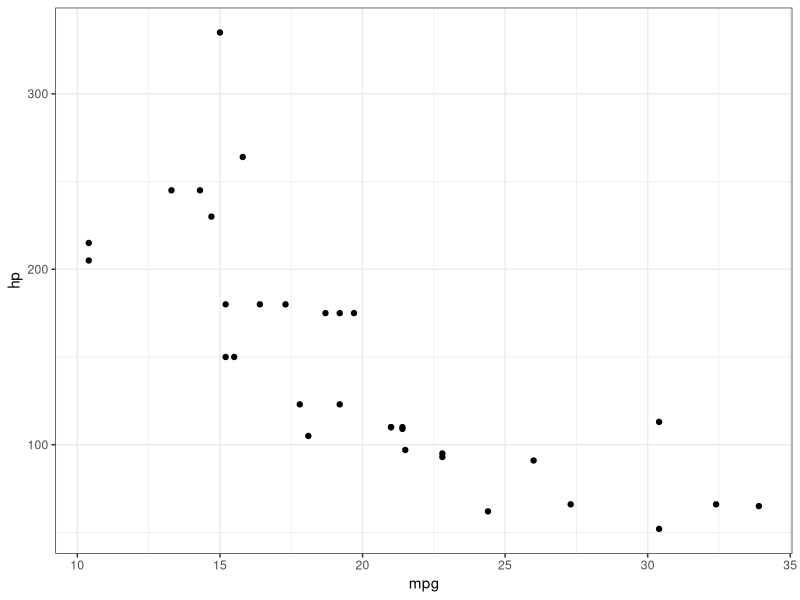
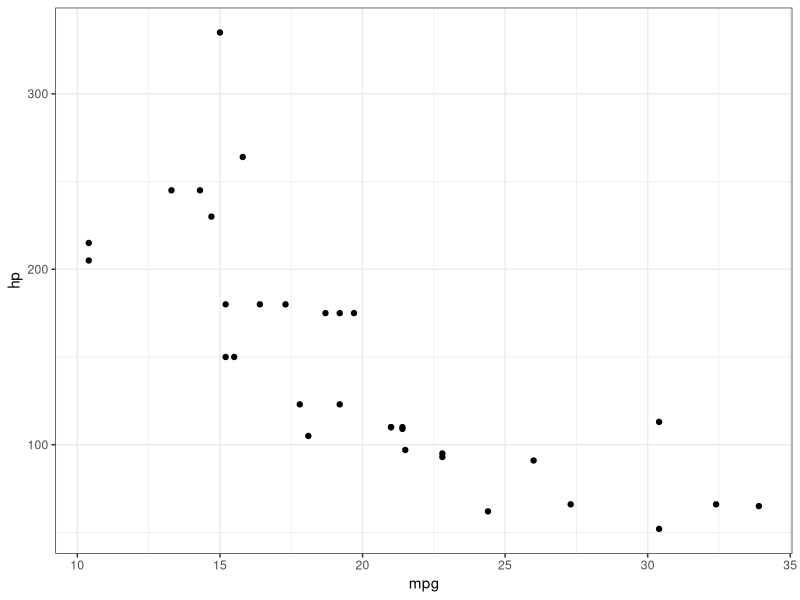
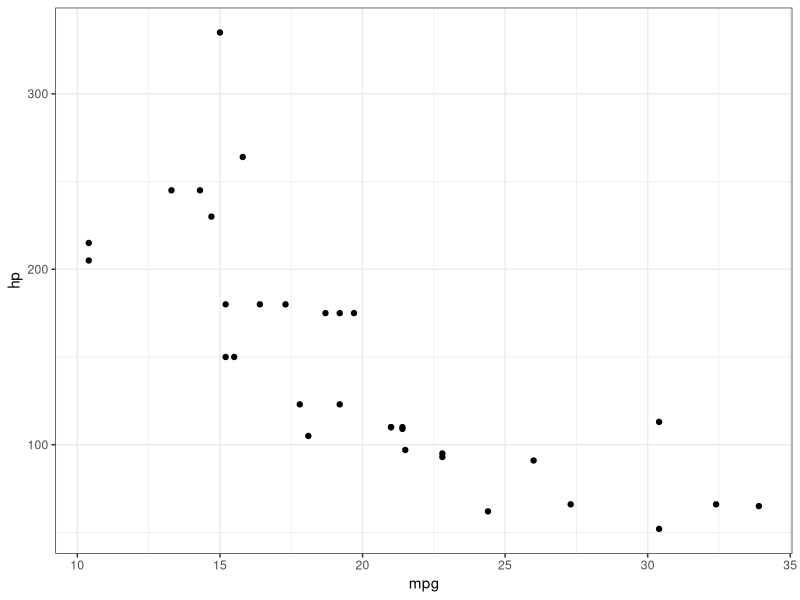
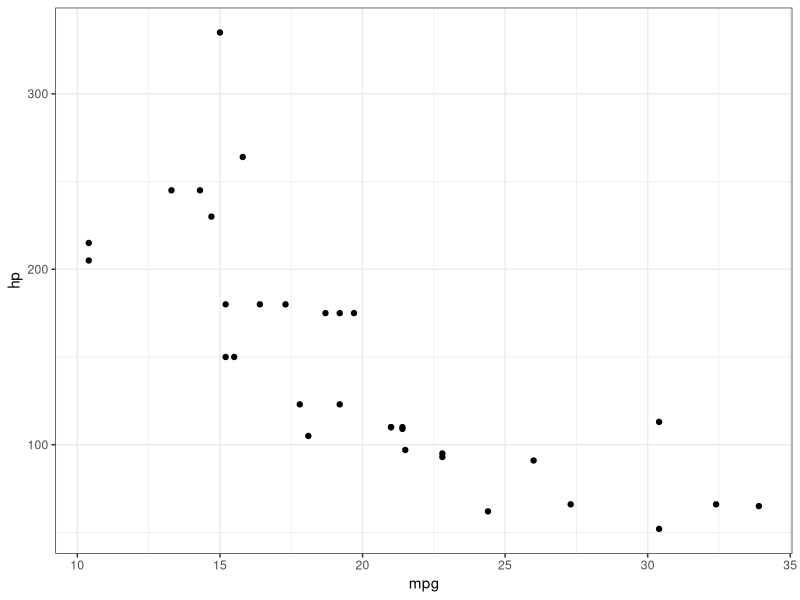

Here is the R script that generated these plots, in order:
## ---- chunk 1
#| label: setup
#| include: false
library(tidyverse)
library(fontawesome)
knitr::opts_chunk$set(
  fig.width = 7.252,
  fig.height = 4,
  fig.retina = 3,
  comment = "#>",
  dev = "png"
)
## ---- chunk 2
knitr::kable(head(mpg))
## ---- chunk 3
#| echo: true
head(mtcars[, 1:4], 3)
## ---- chunk 4
#| echo: true
head(mtcars[, 1:4], 3)
## ---- chunk 5
#| label: ggplot-mtcars
#| echo: true
#| fig-show: hide
ggplot(mtcars, aes(x = mpg, y = hp)) +
  geom_point() +
  theme_bw() +
  labs(color = "Cylinders")
## ---- chunk 6
#| echo: false
#| fig-height: 3
#| fig-width: 4
#| out-width: 50%
#| fig-align: center

ggplot(mtcars, aes(x = mpg, y = hp)) +
  geom_point() +
  theme_bw() +
  labs(color = "Cylinders")
## ---- chunk 7
#| echo: false
#| fig-height: 3
#| fig-width: 4
#| fig-align: center
ggplot(mtcars, aes(x = mpg, y = hp)) +
  geom_point() +
  theme_bw()
## ---- chunk 8
#| echo: false
#| fig-height: 3
#| fig-width: 4
#| fig-align: center
ggplot(mtcars, aes(x = mpg, y = hp)) +
  geom_point() +
  theme_bw()
